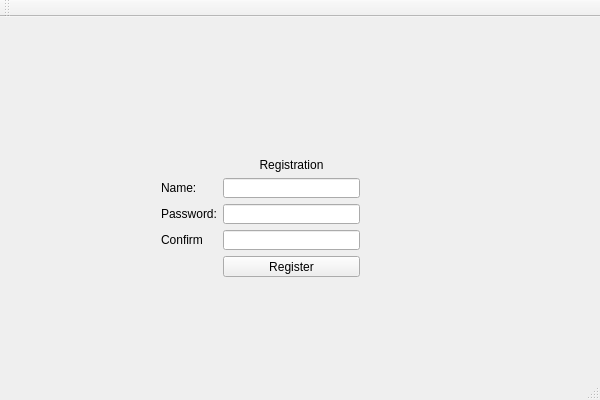
<?xml version="1.0" encoding="UTF-8"?>
<ui version="4.0">
 <class>reg_windowClass</class>
 <widget class="QMainWindow" name="reg_windowClass">
  <property name="geometry">
   <rect>
    <x>0</x>
    <y>0</y>
    <width>600</width>
    <height>400</height>
   </rect>
  </property>
  <property name="windowTitle">
   <string>reg_window</string>
  </property>
  <widget class="QWidget" name="centralWidget">
   <widget class="QWidget" name="gridLayoutWidget">
    <property name="geometry">
     <rect>
      <x>150</x>
      <y>130</y>
      <width>221</width>
      <height>141</height>
     </rect>
    </property>
    <layout class="QGridLayout" name="gridLayout">
     <item row="3" column="1">
      <widget class="QLineEdit" name="lineEditConfirm"/>
     </item>
     <item row="1" column="1">
      <widget class="QLineEdit" name="lineEditName"/>
     </item>
     <item row="2" column="1">
      <widget class="QLineEdit" name="lineEditPassword"/>
     </item>
     <item row="2" column="0">
      <widget class="QLabel" name="labelPassword">
       <property name="text">
        <string>Password:</string>
       </property>
      </widget>
     </item>
     <item row="1" column="0">
      <widget class="QLabel" name="labelName">
       <property name="text">
        <string>Name:</string>
       </property>
      </widget>
     </item>
     <item row="3" column="0">
      <widget class="QLabel" name="labelConfirm">
       <property name="text">
        <string>Confirm</string>
       </property>
      </widget>
     </item>
     <item row="4" column="1">
      <widget class="QPushButton" name="RegistButton">
       <property name="text">
        <string>Register</string>
       </property>
      </widget>
     </item>
     <item row="0" column="1">
      <widget class="QLabel" name="labelRegistration">
       <property name="text">
        <string>&lt;html&gt;&lt;head/&gt;&lt;body&gt;&lt;p align=&quot;center&quot;&gt;Registration&lt;/p&gt;&lt;/body&gt;&lt;/html&gt;</string>
       </property>
      </widget>
     </item>
    </layout>
   </widget>
  </widget>
  <widget class="QMenuBar" name="menuBar">
   <property name="geometry">
    <rect>
     <x>0</x>
     <y>0</y>
     <width>600</width>
     <height>22</height>
    </rect>
   </property>
  </widget>
  <widget class="QToolBar" name="mainToolBar">
   <attribute name="toolBarArea">
    <enum>TopToolBarArea</enum>
   </attribute>
   <attribute name="toolBarBreak">
    <bool>false</bool>
   </attribute>
  </widget>
  <widget class="QStatusBar" name="statusBar"/>
 </widget>
 <layoutdefault spacing="6" margin="11"/>
 <tabstops>
  <tabstop>lineEditName</tabstop>
  <tabstop>lineEditPassword</tabstop>
  <tabstop>lineEditConfirm</tabstop>
  <tabstop>RegistButton</tabstop>
 </tabstops>
 <resources/>
 <connections/>
</ui>
